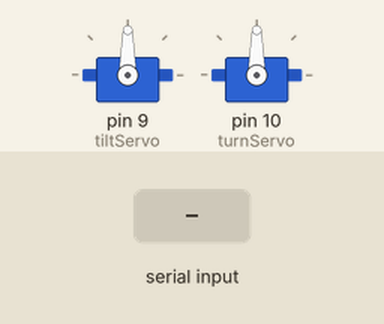
This sketch was run on a simulated Arduino Uno, built with avr-gcc and run on an emulated ATmega328P. Shown: 2 × servo. The inputs (shaded band) are chosen by the test bench. What the sketch prints to the serial monitor is not drawn.

Above: at 1.2 s.
1.3 s: "u" received over Serial
At 2.5 s:
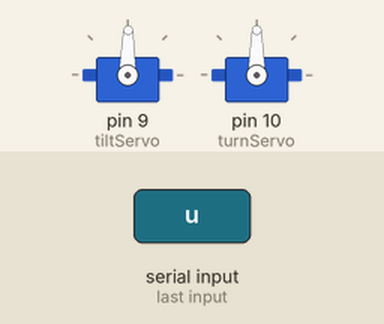
2.8 s: "1" received over Serial
At 3.9 s:
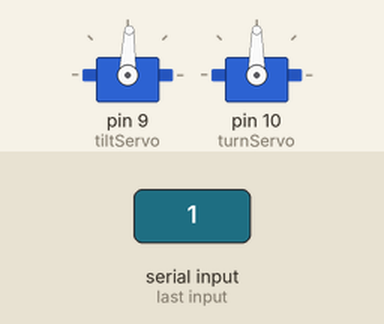
4.3 s: "d" received over Serial
At 5.0 s:
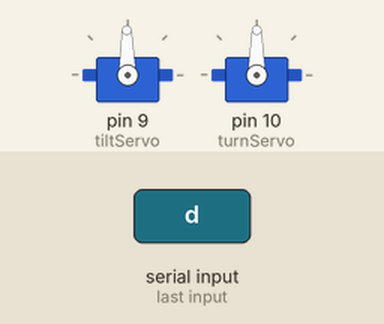
5.8 s: "l" received over Serial
At 6.2 s:
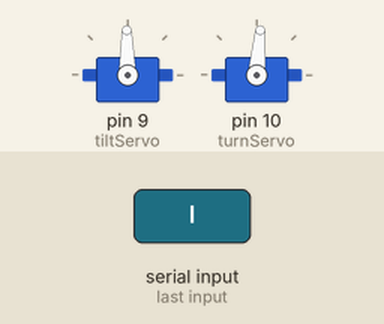
Timing chart, 0 to 8.3 s (numbered marks = the images above; inputs shaded):
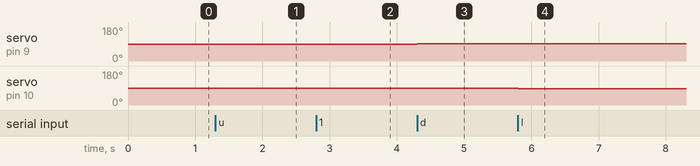

The sketch:

computer-controlled-arduino.ino
```cpp
#include <Servo.h>

Servo turnServo;
Servo tiltServo;

void setup()
{
    tiltServo.attach(9);
    turnServo.attach(10);

    Stop();
    Serial.begin(9600);
}

void loop() {

        // send data only when you receive data:
        while(Serial.available() > 0) {
                // read the incoming byte:
                char incomingByte = Serial.read();

                Serial.write(incomingByte);

                switch (incomingByte){
                    case 'u': //up
                        tiltServo.write(89);
                        break;
                    case '1': //up fast
                        tiltServo.write(88);
                        break;

                    case 'd': //down
                        tiltServo.write(91);
                        break;
                    case '2': //down fast
                        tiltServo.write(94);
                        break;

                    case 'l': //left
                        turnServo.write(85);
                        break;
                    case '3': //left fast
                        turnServo.write(83);
                        break;

                    case 'r': //right
                        turnServo.write(96);
                        break;
                    case '4': //right fast
                        turnServo.write(97);
                        break;

                    case 's': //stop
                        Stop();
                        break;
                    default:
                        Stop();
                        break;

                }

        }
}

void Stop(){
    turnServo.write(90);
    tiltServo.write(90);
}
```

Measured:
- after the input at 1.3 s, servo on pin 9 (tiltServo): 90° → 89° at once
- after the input at 2.8 s, servo on pin 9 (tiltServo): 89° → 88° at once
- after the input at 4.3 s, servo on pin 9 (tiltServo): 88° → 91° at once
- after the input at 5.8 s, servo on pin 10 (turnServo): 90° → 85° at once
